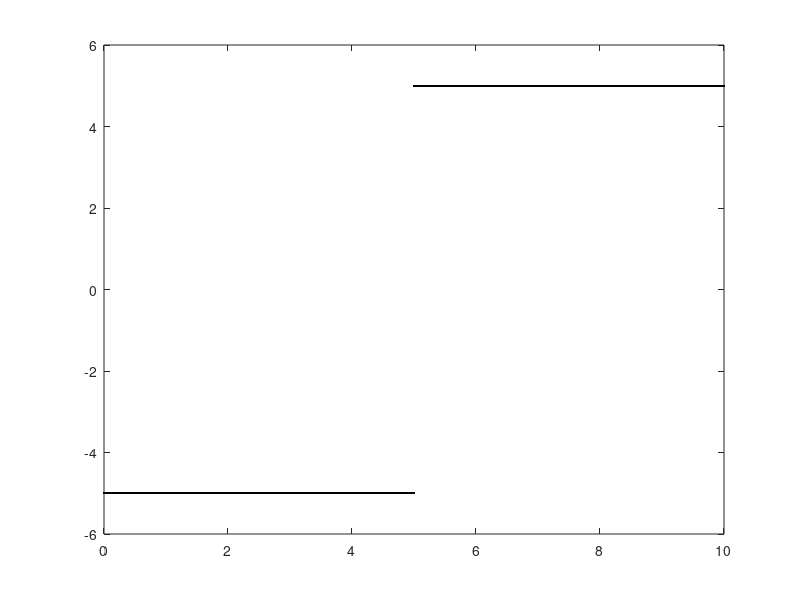

Write MATLAB code to recreate this figure. (Note: this script raises an error after producing the figure.)
clc, clear

%% Create Data
rng(17); % For Reproducibility
num = 998;
x = linspace(0, 10, num)';
% x1 = 0:0.1:1;
% x2 = 0:0.1:1;
% [X,Y] = meshgrid(x1,x2);
% xx1 = reshape(X, [121, 1]);
% xx2 = reshape(Y, [121, 1]);
% x = [xx1, xx2]';
% y = 2*xx1(1:end, 1) ;
y = 5*sign(x-5); %(x)+sin(x)+5*sign(x-5)+(rand(num, 1)-.5);
figure(1)
plot(x,y,'.k')
hold on
for C = [1, 5, 10, 100, 1000, 10000]
    %% Required Parameters
%     C = 10; % Penalty term

    %% Optional Parameters
    degree = 1; % degree of TK kernel function
    bound = .1; % Bounds of integration are [0-bound,1+bound]^n
    Eps = 1; % Epsilon-loss term
    params = paramsTK(degree,bound,Eps);

    
    %% Training
    model = svmtrain(y, x, ['-t 2 -s 0 -c ', num2str(C),' -q 1']);
%     tic;
%     SVM = PMKL(x,y,'Regression',C, params); % TKL finds an optimal TK kernel and trains a Support Vector Machine
%     toc

    %% Prediction
    xx =  linspace(0,10, 1000);
    yPred = svmpredict( xx,xx, model);
%     [yPred] = evaluatePMKL(SVM,xx'); % Uses the trained Support Vector Machine to predict the output.

    % Plot prediction
%     figure(1)
%     hold on
    plot(xx,yPred,'.-')
%     hold off
    fprintf('%.2f\n', max(abs(y - yPred)))
end

hold off
legend({'Data','TKL d = 1','TKL C = 2','TKL C = 3','TKL C = 4','TKL C = 6','TKL C = 8','TKL C = 10'},'Location','NorthWest','FontSize',15)
xlabel('Input (x)','FontSize',20)
ylabel('Output (y)','FontSize',20)
title('Example Regression Problem with TKL','FontSize',23)

